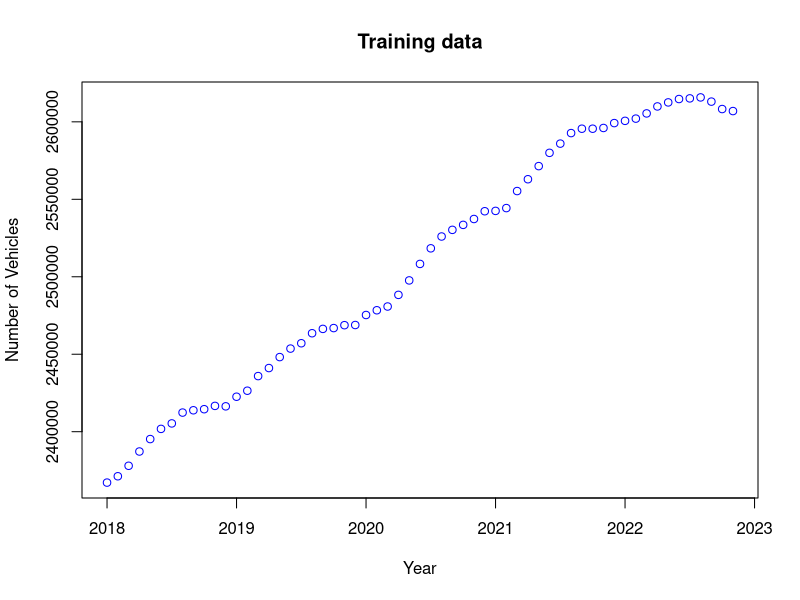
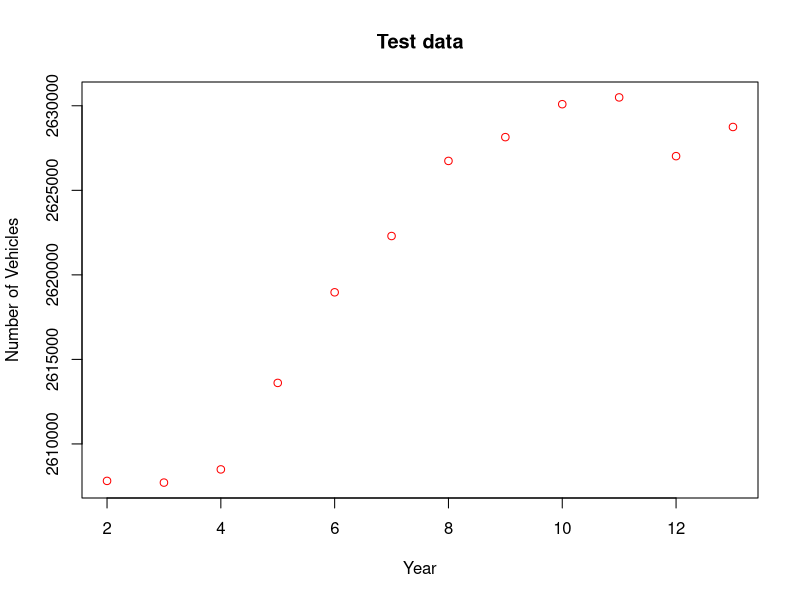
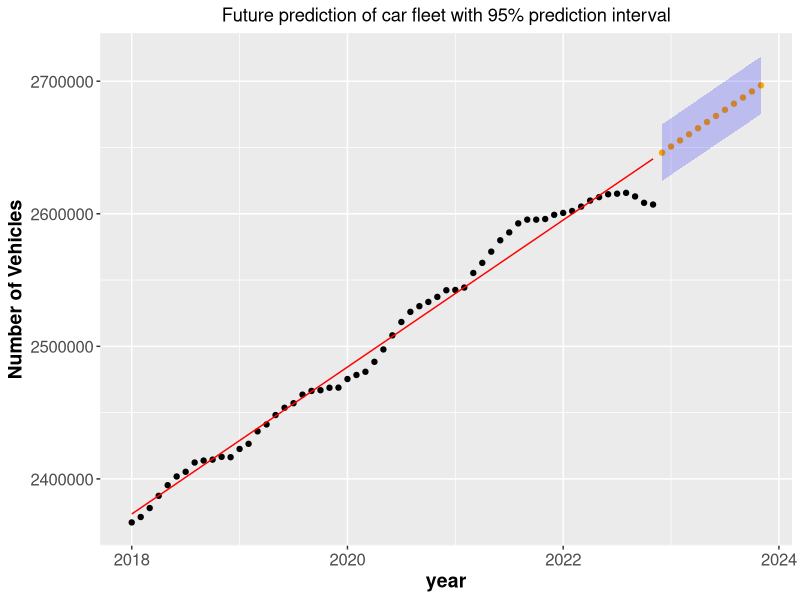
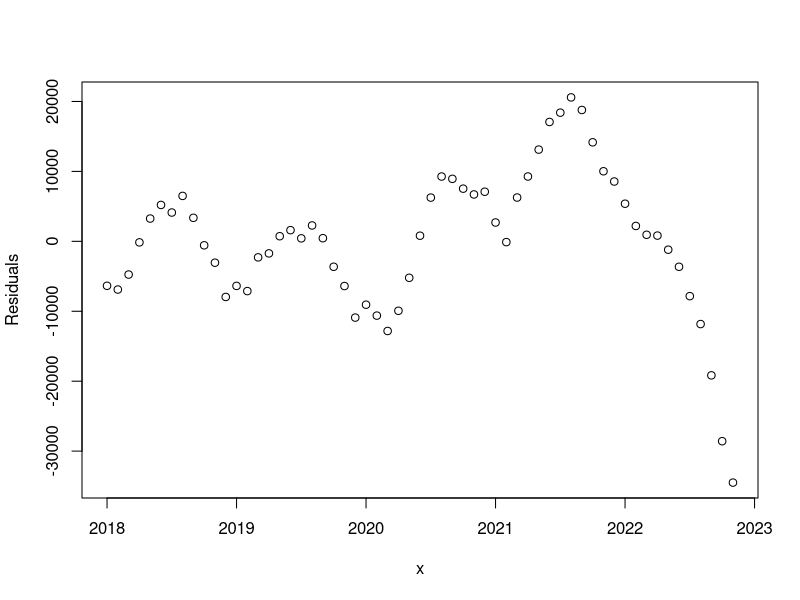
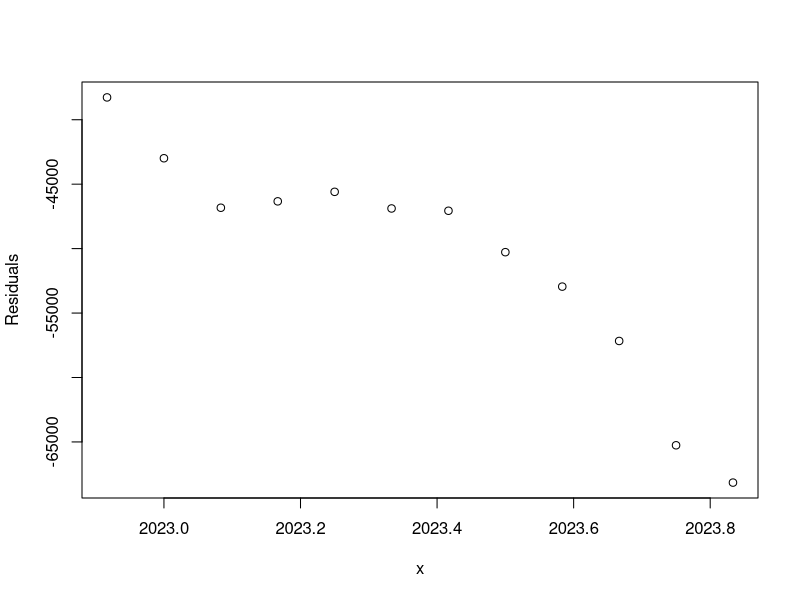
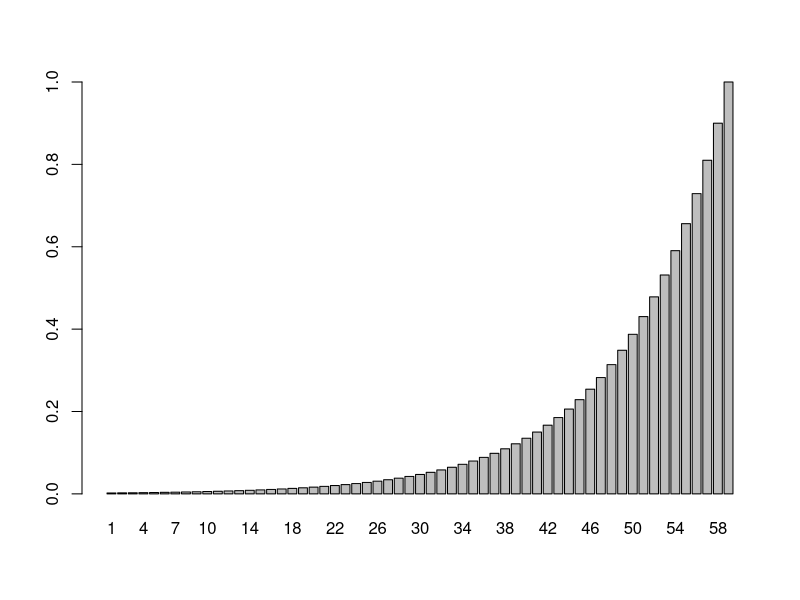
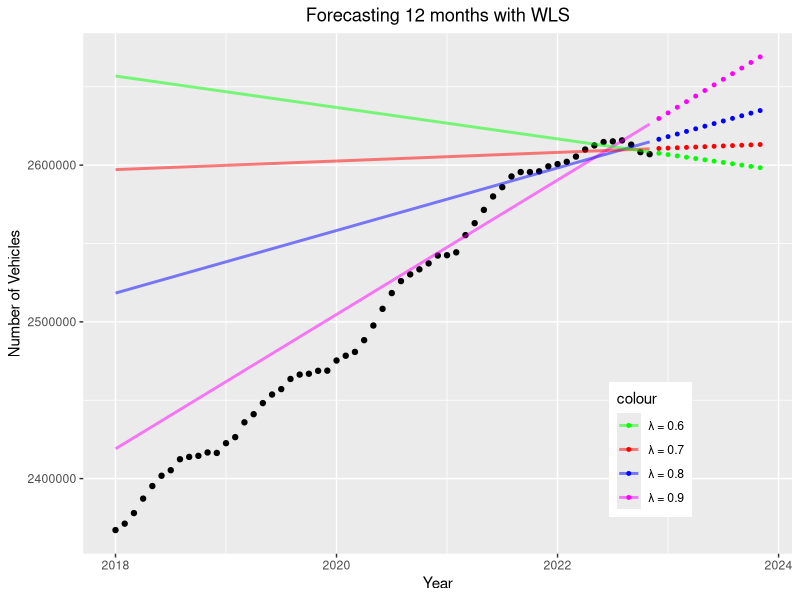
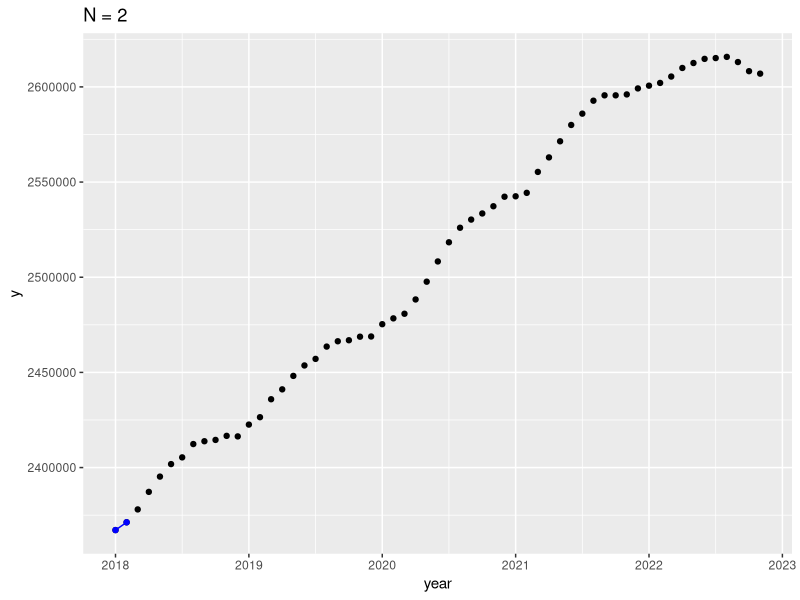

Write R code to recreate these figures, in order. (Note: this script raises an error after producing the figures.)
# Required package to read excel
library("readxl")
library("ggplot2")

### DATA IMPORT ###
# Training Data
my_data <- read_excel("Assignment 1/DST_BIL54_train.xlsx")
# my_data <- read_excel("/Users/thomastrosborg/Desktop/Uni/Master/1. semester/Time Series Analysis/git/Assignment 1/DST_BIL54_train.xlsx")
n_train <- length(my_data)
train <- unlist(my_data[1, 2:n_train])
x <- seq(2018, 2022 + 10 / 12, by = 1 / 12)
n <- length(x)
y_train <- train

# Test Data
my_data <- read_excel("Assignment 1/DST_BIL54_test.xlsx")
# my_data <- read_excel("/Users/thomastrosborg/Desktop/Uni/Master/1. semester/Time Series Analysis/git/Assignment 1/DST_BIL54_test.xlsx")
n_test <- length(my_data)
test <- unlist(my_data[1, 2:n_test])


##### Q1 #####
plot(x, train, col = "blue", title("Training data"), xlab="Year", ylab="Number of Vehicles")

plot(2:n_test, test, col = "red", title("Test data"), xlab="Year", ylab="Number of Vehicles")




##### Q2 #####
# Q2.1
ones <- rep(1, length(x))
x_ols <- cbind(ones, x)
theta <- solve(t(x_ols) %*% x_ols) %*% t(x_ols) %*% train

y_hat <- x_ols %*% theta
#plot(x, y_hat, col = "blue", title("Training data - OLS estimate"))
print(theta)

# Error, squared errors and residual variance estimate
error <- train - y_hat
RSS_ols <- t(error) %*% error
sigma2 <- as.numeric(RSS_ols) / (n_train - length(theta))

# Variance and std of estimated errors
v_ols <- sigma2 * solve(t(x_ols) %*% x_ols)
s_ols <- sqrt(diag(v_ols))

# Make forecast for next 12 months
x_test <- seq(2022 + 11 / 12, 2023 + 10 / 12, by = 1 / 12)
x_forecast <- cbind(1, x_test)
y_forecast <- x_forecast %*% theta

# Confidence interval
alpha <- 0.05
vmatrix <- sigma2 * (1 + (x_forecast %*% solve(t(x_ols) %*% x_ols)) %*% t(x_forecast))

CI_lb <- y_forecast - qt(1 - alpha / 2, n_train - length(theta)) * sqrt(diag(vmatrix))
CI_ub <- y_forecast + qt(1 - alpha / 2, n_train - length(theta)) * sqrt(diag(vmatrix))

# Plot fitted model, training data, forecast and CI
df_train <- data.frame(year = x, y = train, y_hat = y_hat)
df_forecast <- data.frame(year = x_forecast[,2], y = y_forecast, CI_lb = CI_lb, CI_ub = CI_ub)


ggplot(df_train, aes(x = year, y=train), title("Prediction of car fleet")) +
  geom_point(col = "black") + 
  geom_line(aes(x = year, y=y_hat), col="red", size = 0.5) +
  geom_point(data = df_forecast, aes(x = year, y = y), col="orange", size=1.5) +
  geom_ribbon(data=df_forecast, aes(x=year,ymin=CI_lb, ymax=CI_ub), inherit.aes=FALSE, alpha=0.2, fill="blue") +
  ggtitle("Future prediction of car fleet with 95% prediction interval") + ylab("Number of Vehicles") +
  theme(plot.title = element_text(hjust = 0.5), axis.text=element_text(size=12), axis.title=element_text(size=14,face="bold"))

# Residual of model on historic data, clearly not white noise
plot(x, error, ylab = "Residuals")

# Test error, model overestimates car fleet
plot(x_forecast[, 2], test - y_forecast, ylab = "Residuals", xlab = "x")




##### Q3 #####

# 3.1
lambda <- 0.9
SIGMA_OLS <- diag(n)
SIGMA_WLS <- diag(n)
for (i in 1:n) {
  SIGMA_WLS[i,i] <- 1/lambda^(n-i)
}
print(SIGMA_WLS[55:59,55:59])
W_WLS <- solve(SIGMA_WLS)

# 3.2
weights <- lambda^((n-1):0)
# plot the weights:
barplot(weights, names=1:n)

# 3.3
print(sum(weights))

# 3.4
WLS <- solve(t(x_ols)%*%solve(SIGMA_WLS)%*%x_ols)%*%(t(x_ols)%*%solve(SIGMA_WLS)%*%y_train)
print(WLS)

# 3.5
y_wls <- x_test
lambdas <- c(0.9, 0.8, 0.7, 0.6)
df_forecast_wls <- data.frame(year = x_forecast[,2])
frame_names <- c('l09', 'l08', 'l07', 'l06')
df_forecast_wls[frame_names] <- NA

df_train[frame_names] <- NA

for (j in 1:length(lambdas)) {
  lambda = lambdas[j]
  for (i in 1:n) {
    SIGMA_WLS[i,i] <- 1/lambda^(n-i)
  }
  WLS <- solve(t(x_ols)%*%solve(SIGMA_WLS)%*%x_ols)%*%(t(x_ols)%*%solve(SIGMA_WLS)%*%y_train)
  y_pred <- x_forecast %*% WLS
  df_forecast_wls[frame_names[j]] <- y_pred
  df_train[frame_names[j]] <- x_ols %*% WLS
}

colors <- c("magenta", "blue", "red", "green")

ggplot(df_train, aes(x = year, y=train, colour='black')) +
  geom_point(col = "black") +
  geom_point(data=df_forecast_wls, aes(x=year, y=l09, colour="n9"), size=1)+
  geom_point(data=df_forecast_wls, aes(x=year, y=l08, colour="n8"), size=1)+
  geom_point(data=df_forecast_wls, aes(x=year, y=l07, colour="n7"), size=1)+
  geom_point(data=df_forecast_wls, aes(x=year, y=l06, colour="n6"), size=1)+
  geom_line(data=df_train, aes(x=year, y=l09, colour="n9"),linewidth=1, alpha=0.5)+
  geom_line(data=df_train, aes(x=year, y=l08, colour="n8"),linewidth=1, alpha=0.5)+
  geom_line(data=df_train, aes(x=year, y=l07, colour="n7"),linewidth=1, alpha=0.5)+
  geom_line(data=df_train, aes(x=year, y=l06, colour="n6"),linewidth=1, alpha=0.5)+
  theme(legend.position = c(0.8, 0.2), plot.title = element_text(hjust = 0.5)) +
  scale_color_manual(values = c(n9 = colors[1], n8 = colors[2], n7 = colors[3], n6 = colors[4]),
                     labels = c(n9 = "\u03bb = 0.9", n8 = "\u03bb = 0.8", n7 = "\u03bb = 0.7", n6 = "\u03bb = 0.6")) +
  labs(y= "Number of Vehicles", x = "Year", title = "Forecasting 12 months with WLS")
  
# 3.6


##### Q4 #####

# 4.1 
f <- function(j) rbind(1, j)
L <- matrix(c(1.,0., 1.,1.),
            byrow=TRUE, nrow=2)
Linv <- solve(L) 

# 4.2
i <- 1
F_N <-  (lambda^0) * f(0)%*%t(f(0))
h_N <-  (lambda^0) * f(0) * y_train[i]

# 4.3
# Using λ = 0.9 update FN and hN recursively and provide F10 and h10. We will 
# not calculate predictions for these first 10 steps.
lambda <- 0.9
for (i in 2:10){
  F_N <- F_N + lambda^(i-1) * f(-(i-1)) %*% t(f(-(i-1)))  
  h_N <- lambda * Linv %*% h_N + f(0)*y_train[i]
  theta_N <- solve(F_N) %*% h_N
  
  yhat_N <- t(f(-(i-1):(59-i))) %*% theta_N
  plot_N <- ggplot(df_train, aes(x=year, y=y)) +
    geom_point() + 
    geom_point(data=df_train[1:i,], col="blue") + 
    geom_line(data=df_train[1:i,], aes(y=yhat_N[1:i]), col="blue") +
    #geom_line(aes(y=yhat_ols), col="red", linetype=2) + 
    #xlim(1980, 2005) + ylim(0,5.5) + 
    ggtitle(paste0("N = ", i))
  
  print(plot_N)
}

# 4.4
# Now update the model recursively up to F59 and h59, while also calculating predictions at each
# step. You should calculate predictions for 1 month ahead, 6 months ahead and 12 months ahead.
for (i in 11:59){
  F_N <- F_N + lambda^(i-1) * f(-(i-1)) %*% t(f(-(i-1)))  
  h_N <- lambda * Linv %*% h_N + f(0) * y[i] # y not found
  theta_N <- solve(F_N) %*% h_N
  
  yhat_N <- t(f(-(i-1):(59-i))) %*% theta_N
  ypred_1 <- t(f(1:2)) %*% theta_N
  ypred_6 <- t(f(1:6)) %*% theta_N
  ypred_12 <- t(f(1:12)) %*% theta_N
  
  plot_N <- ggplot(df_train, aes(x=year, y=y)) +
    geom_point() + 
    geom_point(data=df_train[1:i,], col="blue") + 
    geom_line(data=df_train[1:i,], aes(y=yhat_N[1:i]), col="blue") +
    
    #geom_line(aes(y=yhat_ols), col="red", linetype=2) + 
    #xlim(1980, 2005) + ylim(0,5.5) + 
    ggtitle(paste0("N = ", i))
  
  print(plot_N)
  
}
